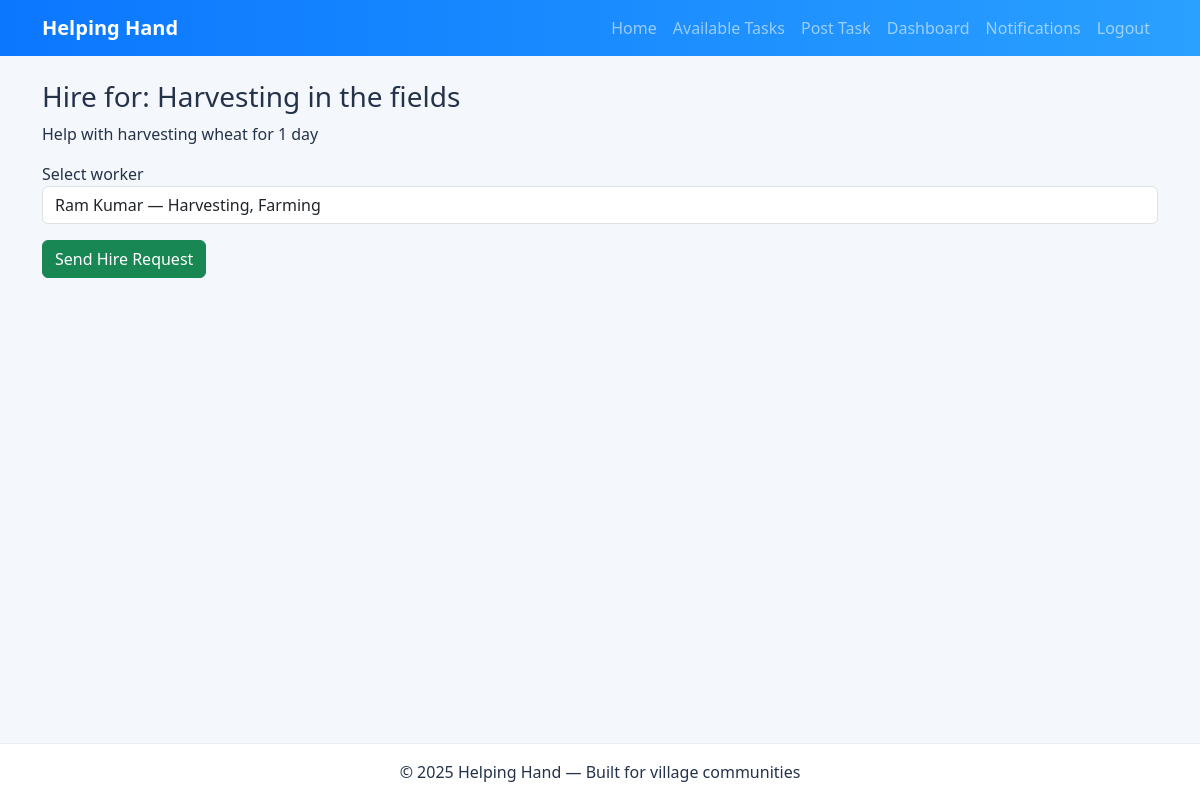
Screenshot of /hire/1 (signed in) with the database file from the repository.
### tables this page shows
CREATE TABLE tasks (
    id INTEGER PRIMARY KEY AUTOINCREMENT,
    title TEXT NOT NULL,
    description TEXT,
    budget TEXT,
    user_id INTEGER,
    status TEXT DEFAULT 'open',
    created_at TEXT,
    FOREIGN KEY (user_id) REFERENCES users(id) ON DELETE SET NULL
);

### app.py (the view, shortened to what this page needs)
@app.route('/hire/<int:task_id>', methods=['GET','POST'])
def hire(task_id):
    if 'user_id' not in session:
        flash('Please login to hire','warning'); return redirect(url_for('login'))
    task = query_db('SELECT * FROM tasks WHERE id = ?', (task_id,), one=True)
    workers = query_db('SELECT * FROM users WHERE role = ?', ('worker',))
    return render_template('hire.html', task=task, workers=workers)

### app.py (called while the page is built)
def get_db():
    db = getattr(g, '_database', None)
    if db is None:
        db = g._database = sqlite3.connect(DATABASE)
        db.row_factory = sqlite3.Row
    return db

@app.teardown_appcontext
def close_connection(exception):
    db = getattr(g, '_database', None)
    if db is not None:
        db.close()

def query_db(query, args=(), one=False):
    cur = get_db().execute(query, args)
    rv = cur.fetchall()
    cur.close()
    return (rv[0] if rv else None) if one else rv

### templates/hire.html
{% extends "base.html" %}
{% block content %}
<h3>Hire for: {{ task['title'] }}</h3>
<p>{{ task['description'] }}</p>
<form method="post">
  <div class="mb-3">
    <label>Select worker</label>
    <select name="hired_user" class="form-control">
      {% for w in workers %}
        <option value="{{ w['id'] }}">{{ w['name'] }} — {{ w['skills'] or 'Various' }}</option>
      {% endfor %}
    </select>
  </div>
  <button class="btn btn-success">Send Hire Request</button>
</form>
{% endblock %}

### static/styles.css (style rules this page uses)
:root { --primary:#0b77ff;--primary-dark:#0759cc;--muted:#6c757d;--radius:12px; }
body { background:#f4f7fb;font-family:system-ui,Segoe UI,Roboto,Arial;color:#24324a;margin-bottom:60px; }

### rows the page displays
tasks: title "Harvesting in the fields", description "Help with harvesting wheat for 1 day"

### other values shown
{{ 2025 }} "2025"
form field hired_user "Ram Kumar — Harvesting, Farming"
